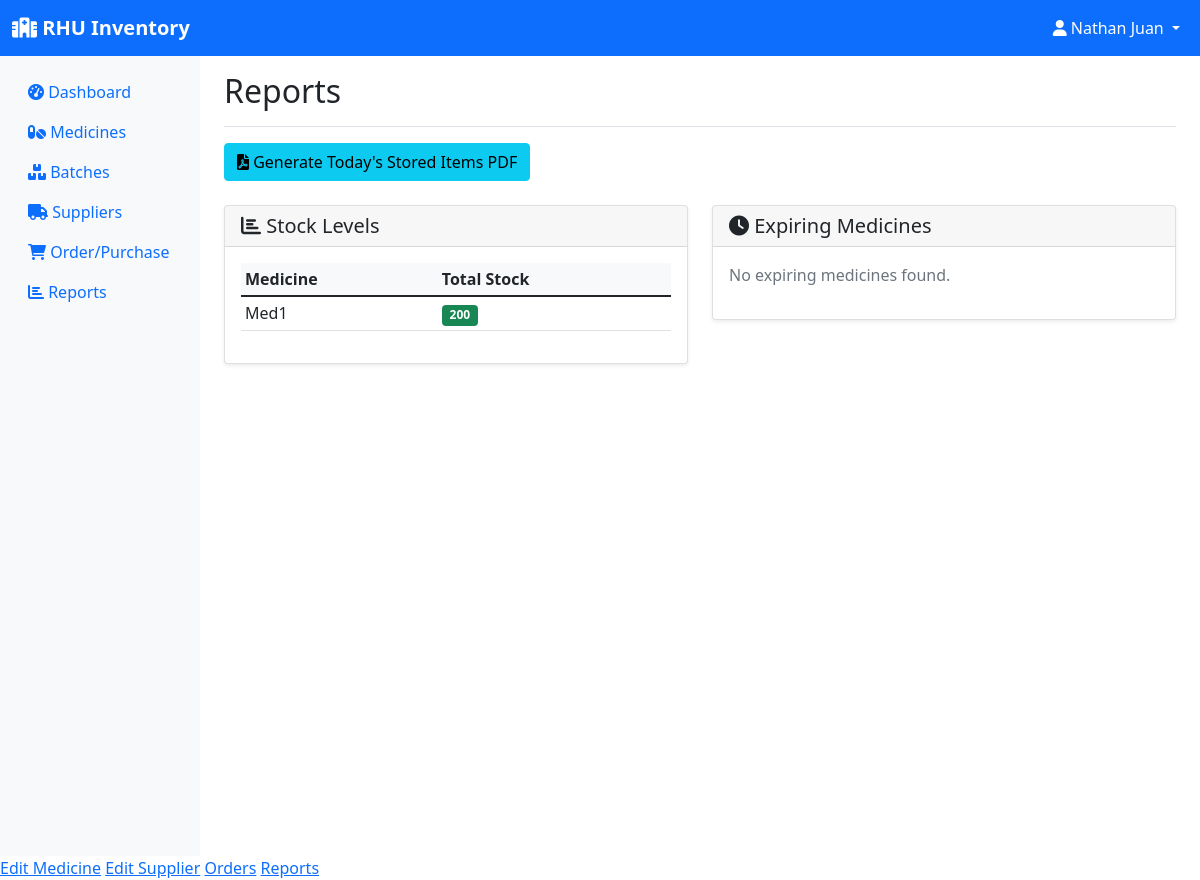
Before: /reports (signed in) with the older database file.
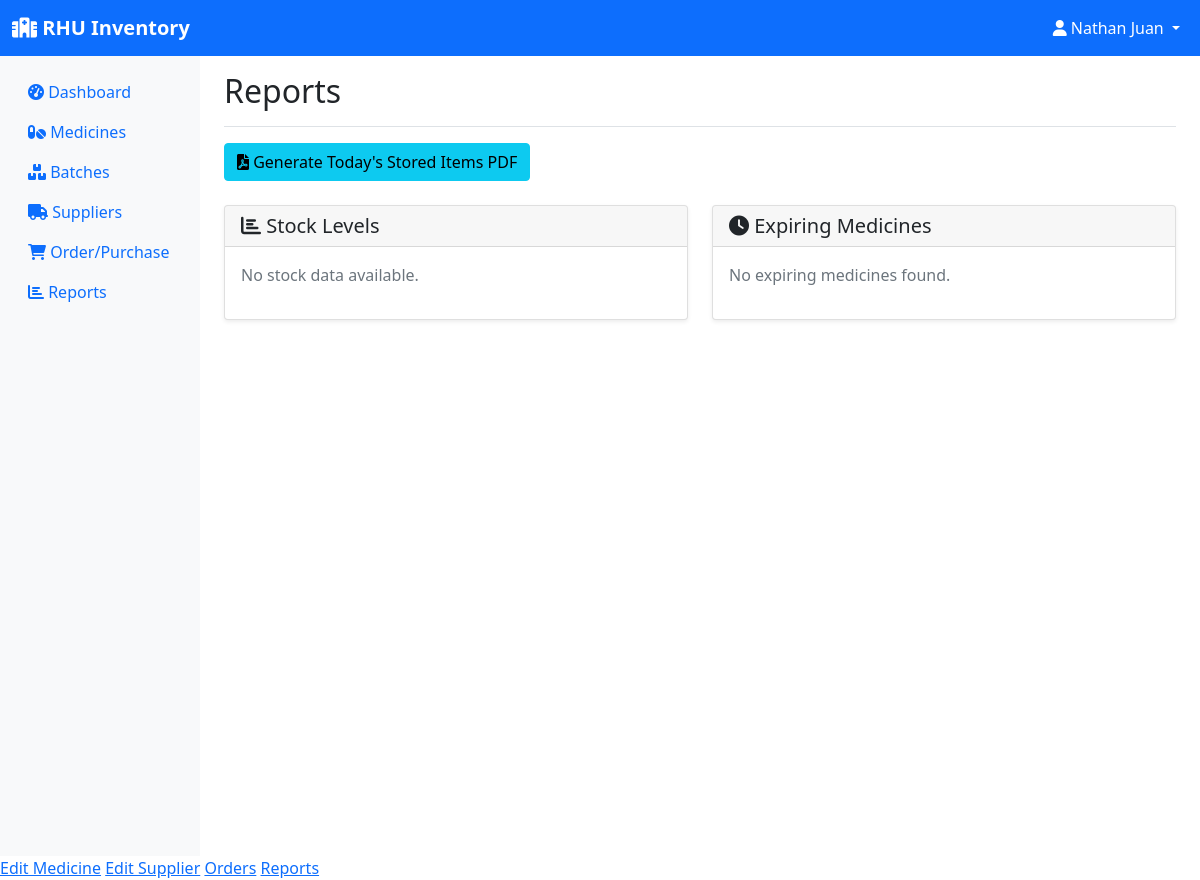
After: the same page with the newer database file.
### models.py (models this page shows, shortened)
class Medicine(db.Model):
    id = db.Column(db.Integer, primary_key=True)
    name = db.Column(db.String(100), nullable=False)
    generic_name = db.Column(db.String(100))
    category = db.Column(db.String(50))
    unit = db.Column(db.String(20))  # e.g., tablets, bottles, etc.
    supplier_id = db.Column(db.Integer, db.ForeignKey('supplier.id'), nullable=False)
    created_at = db.Column(db.DateTime, default=datetime.utcnow)
    batches = db.relationship('Batch', backref='medicine', lazy=True)
    order_items = db.relationship('OrderItem', backref='medicine', lazy=True)

### app.py (the view)
@app.route('/reports')
@login_required
def reports():
    if current_user.role not in ['admin', 'sub-admin', 'employee']:
        flash('You do not have permission to access this page.', 'danger')
        return redirect(url_for('dashboard'))
    stock_report = db.session.query(
        Medicine.name,
        func.sum(Batch.quantity).label('total_quantity')
    ).join(Batch).group_by(Medicine.name).all()
    thirty_days_from_now = datetime.now().date() + timedelta(days=30)
    expiring_report = Batch.query.filter(
        Batch.expiration_date <= thirty_days_from_now
    ).all()
    return render_template('reports.html',
                         stock_report=stock_report,
                         expiring_report=expiring_report)

### app.py (called while the page is built)
@login_manager.user_loader
def load_user(user_id):
    return User.query.get(int(user_id))

### templates/reports.html (shortened to what the changed rows need)
{% extends "base.html" %}
{% block content %}
{% if current_user.is_authenticated and (current_user.role == 'admin' or current_user.role == 'sub-admin' or current_user.role == 'employee') %}
<div class="d-flex justify-content-between flex-wrap flex-md-nowrap align-items-center pt-3 pb-2 mb-3 border-bottom">
    <h1 class="h2">Reports</h1>
</div>
<div class="row">
    <div class="col-md-6 mb-4">
        <div class="card">
            <div class="card-body">
                {% if stock_report %}
                <div class="table-responsive">
                    <table class="table table-sm">
                        <thead>
                            <tr>
                                <th>Medicine</th>
                                <th>Total Stock</th>
                            </tr>
                        </thead>
                        <tbody>
                            {% for item in stock_report %}
                            <tr>
                                <td>{{ item.name }}</td>
                                <td>
                                    <span class="badge bg-{{ 'danger' if item.total_quantity <= 10 else 'success' }}">
                                        {{ item.total_quantity }}
                                    </span>
                                </td>
                            </tr>
                            {% endfor %}
                        </tbody>
                    </table>
                </div>
                {% else %}
                <p class="text-muted">No stock data available.</p>
                {% endif %}
            </div>
        </div>
    </div>
</div>
{% else %}
    <div class="alert alert-danger mt-4">You do not have permission to access this page.</div>
{% endif %}
{% endblock %}

Changed rows visible on the page:
removed Medicine: name "Med1", total_quantity "200"
Other visible differences:
text no longer shown: "Medicine Total Stock"
text now shown: "No stock data available."
